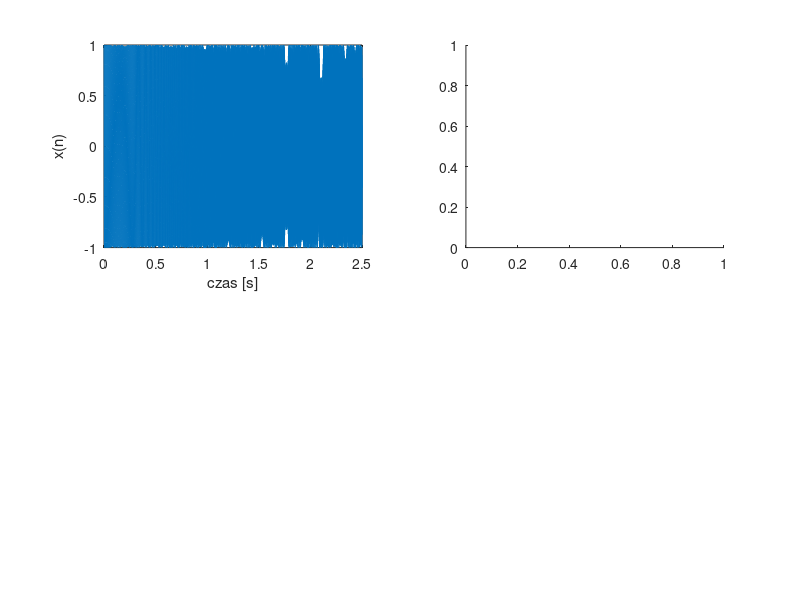

MATLAB code for this plot: (Note: this script raises an error after producing the figure.)
%Konrad Bialek
%248993
%czwartek TP 9.15;

% skrypt generuje spektrogramy sygnalu modelowego
% w postaci szumu bialego i sygnalu chirp oraz sygnalu
% mowy

% generacja sygnalu modelowego
N = 5000; 
%N=12000; %c)
fp = 2000; 
%fp=3000; %c)
t = 0:1/fp:(N-1)/fp;
x = chirp (t, 100, 2.5, 900, 'q');
%x = chirp (t, 300, 4, 1200, 'q'); %c)

% narysowanie wykresow czasowych
subplot(221);
plot(t,x);
xlabel('czas [s]');
ylabel('x(n)');

% generacja spektrogramow
subplot (222);
spectrogram (x, 512, 256, 512, fp);
%specgram(x,128,120,128,fp);

%c)
%{
subplot (222);
spectrogram (x, 1024, 256, 512, fp);
subplot (223);
spectrogram (x, 512, 128, 512, fp);
subplot (224);
spectrogram (x, 512, 256, 1024, fp);
%}

%d) i e)
% wczytywanie sygnalu mowy
[x,fpx]=audioread('mbi04becz.wav');

Nx= length(x);
tx=0:1/fpx:(Nx-1)/fpx;
dr=4;   % rzad decymacji
y=decimate(x,dr);
Ny=length(y);

fpy=fpx/dr;
t=0:1/fpy:(Ny-1)/fpy;

% narysowanie wykresow czasowych

subplot(221); %d)
plot(tx,x);
xlabel('czas [s]');
ylabel('x(n)');

%subplot(221); %e) 
subplot(222); %d)
plot(t,y);
xlabel('czas [s]');
ylabel('x(n)');

% generacja spektrogramow

subplot (223); %d)
spectrogram (y, 512, 256, 512, fpy);
%specgram(y,128,120,128,fp);

%e)
%{
subplot (222);
spectrogram (y, 1024, 256, 512, fpy);
subplot (223);
spectrogram (y, 512, 128, 512, fpy);
subplot (224);
spectrogram (y, 512, 256, 1024, fpy);
%}

set (gcf,'Position',[50 50 1200 700]);